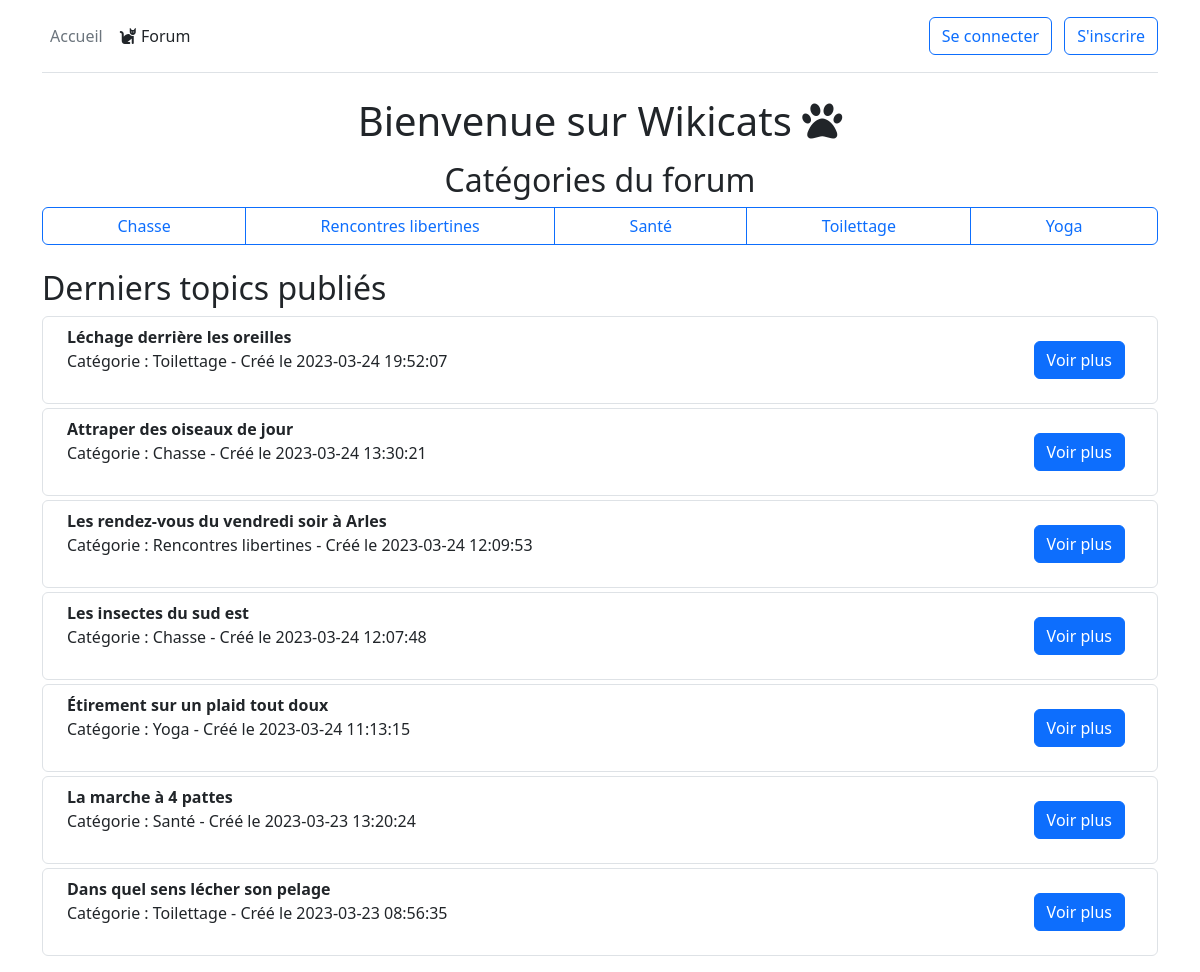
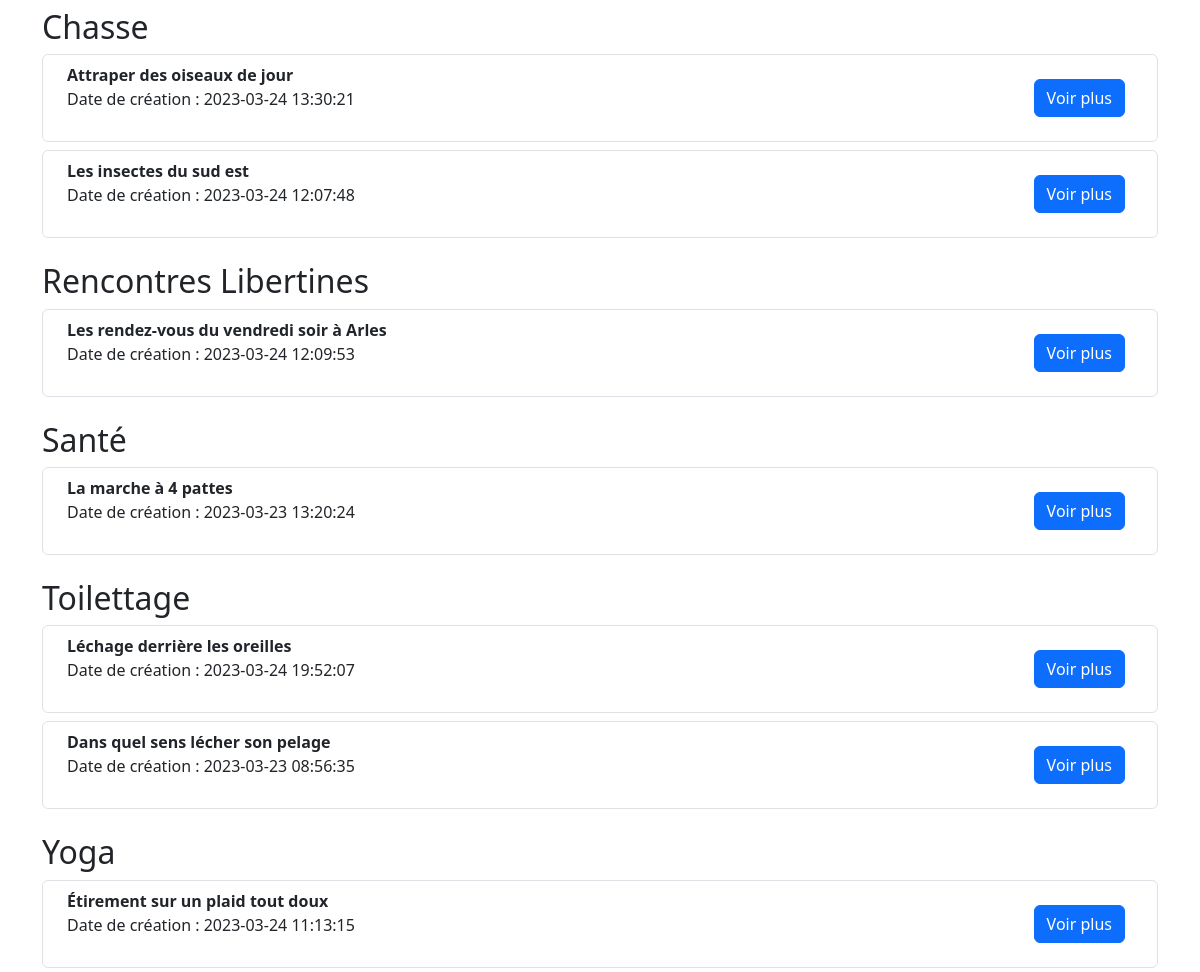
Page /forum on the committed database (2 pictures, top to bottom).
### tables this page shows
CREATE TABLE `topics` (
  `id` int NOT NULL AUTO_INCREMENT,
  `cat_id` int NOT NULL,
  `title` varchar(255) NOT NULL,
  `content` text NOT NULL,
  `category` varchar(255) NOT NULL,
  `date_creation` timestamp NULL DEFAULT CURRENT_TIMESTAMP,
  PRIMARY KEY (`id`),
  KEY `fk_topics_cats` (`cat_id`),
  CONSTRAINT `fk_topics_cats` FOREIGN KEY (`cat_id`) REFERENCES `cats` (`id`) ON DELETE CASCADE,
  CONSTRAINT `topics_ibfk_1` FOREIGN KEY (`cat_id`) REFERENCES `cats` (`id`) ON DELETE CASCADE
);

### src/controllers/topics.php (called while the page is built, shortened)
<?php
require_once('./src/lib/database.php');
require_once('./src/models/topics.php');
class Topics
{
    public function forum()
    {
        $topicsRepository = new TopicsRepository();
        $topicsRepository->connection = new DatabaseConnection();
        $categories = $topicsRepository->getCategories();
        foreach ($categories as $category) {
            $categoryTopics[$category['category']] = $topicsRepository->showCategory($category['category']);
        }
        $latestTopics = $topicsRepository->getLatestTopics();
        require_once('./templates/forum.php');
    }
}

### src/lib/database.php (called while the page is built, shortened)
<?php
class DatabaseConnection
{
    public ?\PDO $database = null;
    public function getConnection(): \PDO
    {
        if($this->database === null) {
            $this->database = new \PDO('mysql:host=localhost;dbname=wikicats;charset=utf8', '', '');
        }
        return $this->database;
    }
}

### src/models/topics.php (called while the page is built, shortened)
<?php
require_once('./src/lib/database.php');
class TopicsRepository
{
    public DatabaseConnection $connection;
    public function getCategories()
    {
        $query = $this->connection->getConnection()->prepare(
            "SELECT category FROM topics ORDER BY category ASC"
        );
        $query->execute([]);
        $result = $query->fetchAll();
        return $result;
    }
    public function showCategory($category)
    {
        $query = $this->connection->getConnection()->prepare(
            "SELECT * FROM topics WHERE category = ? ORDER BY date_creation DESC"
        );
        $query->execute([$category]);
        $result = $query->fetchAll();
        return $result;
    }
    public function getLatestTopics()
    {
        $query = $this->connection->getConnection()->prepare(
            "SELECT * FROM topics ORDER BY date_creation DESC"
        );
        $query->execute([]);
        $result = $query->fetchAll();
        return $result;
    }
}

### templates/forum.php (the view, shortened to what this page needs)
<h1 class="h1 mb-3 fw-normal text-center">
      Bienvenue sur Wikicats
      <i class="fa-solid fa-paw"></i>
</h1>
<div>
    <h2 class="h2 mb-2 text-center">
        Catégories du forum
    </h2>
    <div class="btn-group w-100" role="group" aria-label="Basic example">
        <?php $categoryKeys = array_keys($categoryTopics); ?>
        <?php foreach ($categoryKeys as $category) { ?>
        <a href="#<?= $category ?>" type="button" class="btn btn-outline-primary"><?= $category ?></a>
        <?php }?>
    </div>
    <div class="mt-4">
        <h2 class="h2 mb-2">
            Derniers topics publiés
        </h2>
        <div class="w-100 mt-2">
            <?php foreach ($latestTopics as $latestTopic) { ?>
                <ol class="list-group my-1">
                    <li class="list-group-item d-flex justify-content-between align-items-start">
                        <div class="ms-2 me-auto">
                            <div class="fw-bold"><?= $latestTopic['title'] ?>
                            </div>
                            <p class="fw-light card-text">Catégorie : <?= $latestTopic['category'] ?> - Créé le <?= $latestTopic['date_creation'] ?></p>
                        </div>
                        <form action="index.php?action=seeTopic" method="post" class="m-3">
                            <button type="submit" class="btn btn-primary">Voir plus</button>
                        </form>
                    </li>
                </ol>
            <?php } ?>
        </div>
    </div>
    <div class="mt-4">
        <?php foreach ($categoryKeys as $category) { ?>
        <h2 id="<?= $category ?>" class="text-capitalize mt-4"><?= $category ?></h2>
        <?php foreach ($categoryTopics as $categoryTopic) {
                    foreach ($categoryTopic as $topic) {
                        if ($category == $topic['category']) {
        ?>
        <div class="w-100 mt-2">
            <ol class="list-group my-1">
                <li class="list-group-item d-flex justify-content-between align-items-start">
                <div class="ms-2 me-auto">
                    <div class="fw-bold" ><?= $topic['title'] ?></div>
                    <p class="fw-light card-text">Date de création : <?= $topic['date_creation'] ?></p>
                </div>
                <form action="index.php?action=seeTopic" method="post" class="m-3">
                <button type="submit" class="btn btn-primary">Voir plus</button>
                </form>
                </li>
            </ol>
        </div>
        <?php } ;
            } ;
        } ;
            ?>
        <?php } ; ?>
    </div>
</div>
<?php $content = ob_get_clean(); ?>
<?php require("./templates/layout.php"); ?>

### index.php (shortened to what this page needs)
<?php
require_once("./src/controllers/users.php");
require_once("./src/controllers/topics.php");
try
{
    if (isset($_GET["action"]) && $_GET["action"] !== "")
    {
        switch ($_GET["action"])
        {
            case "forum":
                (new Topics())->forum();
                break;
        }
    }
    else
    {
        require_once("./templates/homepage.php");
    }
}
catch (Exception $e) {
    $errorMessage = $e->getMessage();
    require('./templates/error.php');
}

### templates/layout.php (shortened to what this page needs)
<!DOCTYPE html>
<html lang="fr">
    <head>
        <link href="https://cdn.jsdelivr.net/npm/bootstrap@5.3.0-alpha1/dist/css/bootstrap.min.css" rel="stylesheet">
        <link href="./src/styles/style.css" rel="stylesheet" type="text/css" />
    </head>
    <body>
        <div class="container">
            <header class="d-flex flex-wrap align-items-center justify-content-center justify-content-md-between py-3 mb-4 border-bottom">
                <ul class="nav col-12 col-md-auto mb-2 justify-content-center mb-md-0">
                    <li>
                        <a href="./accueil" class="nav-link px-2 link-secondary">Accueil</a>
                    </li>
                    <li>
                        <a href="./forum" class="nav-link px-2 link-dark">
                            <i class="fa-solid fa-cat"></i>
                            Forum
                        </a>
                    </li>
                </ul>
                <div class="col-md text-end">
                <?php if (isset($_SESSION) && !empty($_SESSION)) { ?>
                <button type="button" class="btn-perso btn btn-outline-primary me-2">
                    <a href="./profil">Profil</a>
                </button>
                <button type="button" class="btn btn-danger">
                    <a href="./index.php?action=logout">Déconnexion</a>
                </button>
                <?php } else { ?>
                <button type="button" class="btn btn-outline-primary me-2">
                    <a href="./connexion">Se connecter</a>
                </button>
                <button type="button" class="btn btn-outline-primary">
                    <a href="./inscription">S'inscrire</a>
                </button>
                <?php } ; ?>
                </div>
            </header>
        </div>
        <div class="container">
            <?= $content; ?>
        </div>
        <div id="catLottie"></div>
    </body>
</html>

### src/styles/style.css (style rules this page uses)
* { padding: 0; margin: 0; box-sizing: border-box; }
a { text-decoration: none; }
#catLottie { width: 200px; height: 200px; position: fixed; top: 0; left: 0; }

### rows in the picture
topics: title "Léchage derrière les oreilles", category "Toilettage", date_creation "2023-03-24 19:52:07"
topics: title "Attraper des oiseaux de jour", category "Chasse", date_creation "2023-03-24 13:30:21"
topics: title "Les rendez-vous du vendredi soir à Arles", category "Rencontres libertines", date_creation "2023-03-24 12:09:53"
topics: title "Les insectes du sud est", category "Chasse", date_creation "2023-03-24 12:07:48"
topics: title "Étirement sur un plaid tout doux", category "Yoga", date_creation "2023-03-24 11:13:15"
topics: title "La marche à 4 pattes", category "Santé", date_creation "2023-03-23 13:20:24"
topics: title "Dans quel sens lécher son pelage", category "Toilettage", date_creation "2023-03-23 08:56:35"

### other values in the picture
$category "Chasse"
$category "Rencontres libertines"
$category "Santé"
$category "Toilettage"
$category "Yoga"
$category "Rencontres Libertines"
